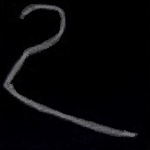
#> input picture image-converter/benchmark_image.jpg, 150 x 150 px, found by its file name
$ python convert_image.py
#> lines starting #> are read from the running program, lines starting #| are printed output that depends on the picture
import cv2
import numpy as np

def preprocess_image(image_path:str, target_size=(28, 28))->np.ndarray:
    """reads and preprocesses the image by resizing
    and converting to grayscale."""
#> called with image_path = 'benchmark_image.jpg', target_size = (28, 28)
    image = cv2.imread(image_path)
#> image is the input picture: shape (150, 150, 3); mean B, G, R 8.5, 6.8, 7
    image = cv2.resize(image, target_size)
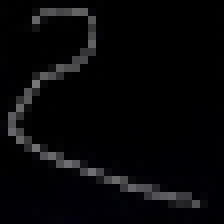
#> image: shape (28, 28, 3) (shown 8 times larger); mean B, G, R 8.5, 6.8, 6.9
    image = cv2.cvtColor(image, cv2.COLOR_BGR2GRAY)
#> image: shape (28, 28)
    return image

def save_to_header(data:np.ndarray, output_file:str):
    """Flattens the image array in row-major order
    and writes it as a C header file in int32 array format."""
#> called with output_file = '2.h'
    with open(output_file, 'w') as f:
        f.write('#ifndef IMAGE_DATA_H\n')
        f.write('#define IMAGE_DATA_H\n\n')
        f.write('#include <stdint.h>\n\n')
        f.write('const int image_data[] = {\n')

        for row in data:
            for value in row:
                f.write(f'{value}, ')
            f.write('\n')
#> this loop made 28 passes

        f.write('};\n\n')
        f.write('#endif // IMAGE_DATA_H\n')

if __name__ == "__main__":
    # Todo: Add path for image/images and the output file name with .h extension (eg- filename.h)
    image_path = "benchmark_image.jpg"
    output_file = "2.h"

    processed_image = preprocess_image(image_path)
    save_to_header(processed_image, output_file)
